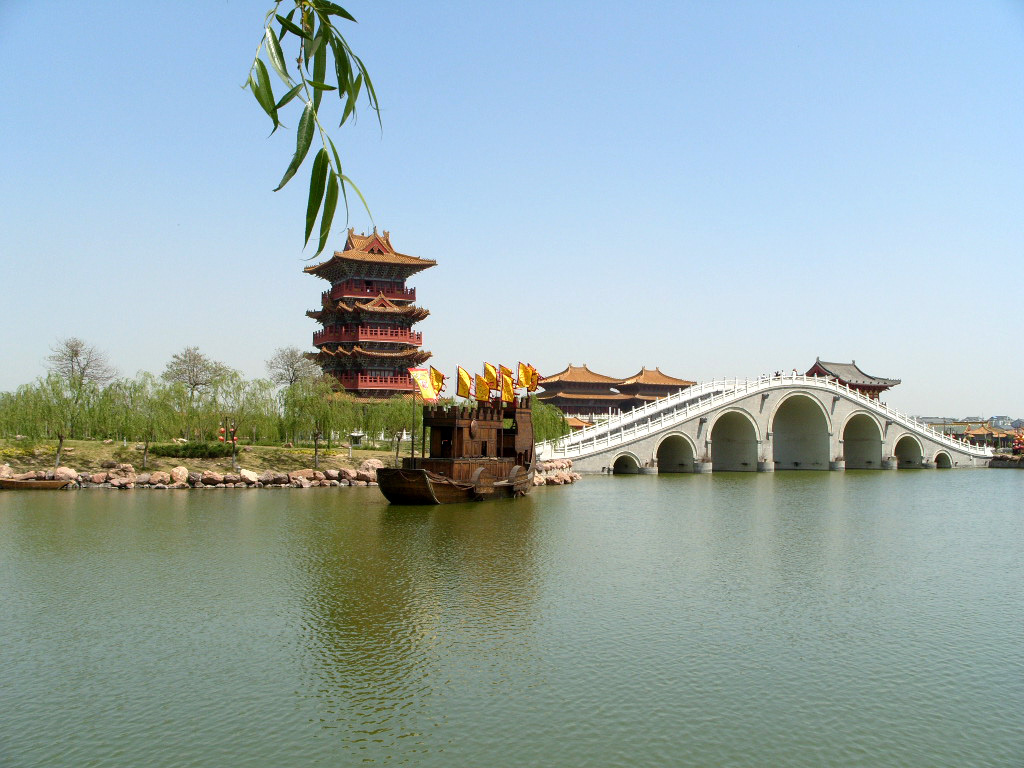
#> input picture code/myimage/1.jpg, 1024 x 768 px
$ python cutpic.py
#> lines starting #> are read from the running program, lines starting #| are printed output that depends on the picture
import numpy as np
from PIL import Image


img = Image.open("myimage/1.jpg")
#> img is the input picture: PIL image 1024x768 RGB; mean R, G, B 153.4, 171.1, 171.5
img = img.crop((0,0,400,400))
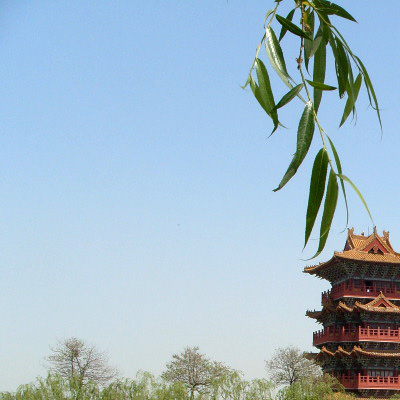
#> img: PIL image 400x400 RGB; mean R, G, B 162.2, 185.4, 200.7
img.show()

data = np.array(img)
w,h,c = data.shape
#> w = 400; h = 400; c = 3

# data = data.reshape(4,w//2,h//2,c)
data = data.reshape(2,w//2,2,h//2,c)
data = data.transpose(0,2,1,3,4)
data = data.reshape(4,w//2,h//2,c)
for i in range(4):
    img = Image.fromarray(data[i])
    img.show()
#> this loop made 4 passes
#> pass 1, `img = Image.fromarray(data[i])`:
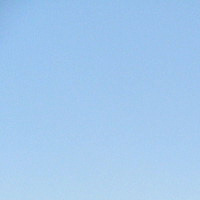
#> img: PIL image 200x200 RGB; mean R, G, B 162.7, 200.9, 238
#> pass 2, `img = Image.fromarray(data[i])`:
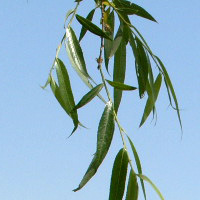
#> img: PIL image 200x200 RGB; mean R, G, B 143.3, 176.3, 194.6
#> pass 3, `img = Image.fromarray(data[i])`:
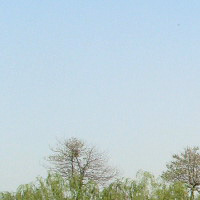
#> img: PIL image 200x200 RGB; mean R, G, B 188.6, 206.7, 213.1
#> after the loop:
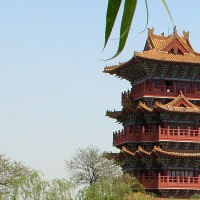
#> img: PIL image 200x200 RGB; mean R, G, B 154.4, 157.9, 157.1

$ run again, with code/myimage/2.jpg copied over code/myimage/1.jpg
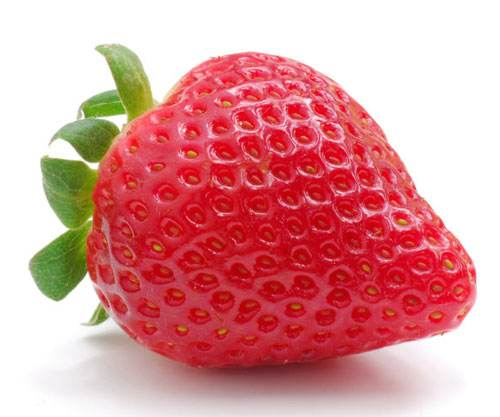
#> input picture code/myimage/2.jpg, 500 x 417 px
#> img is the input picture: PIL image 500x417 RGB; mean R, G, B 220.6, 153, 154.3
#> the loop `for i in range(4):` made 4 passes
#> pass 1, `img = Image.fromarray(data[i])`:
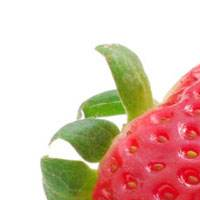
#> img: PIL image 200x200 RGB; mean R, G, B 224.4, 194, 180.9
#> after the loop `for i in range(4):`:
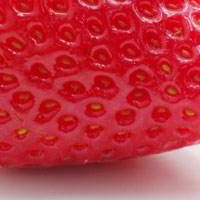
#> img: PIL image 200x200 RGB; mean R, G, B 188.8, 49.3, 61.5

$ run again, with code/myimage/3.jpg copied over code/myimage/1.jpg
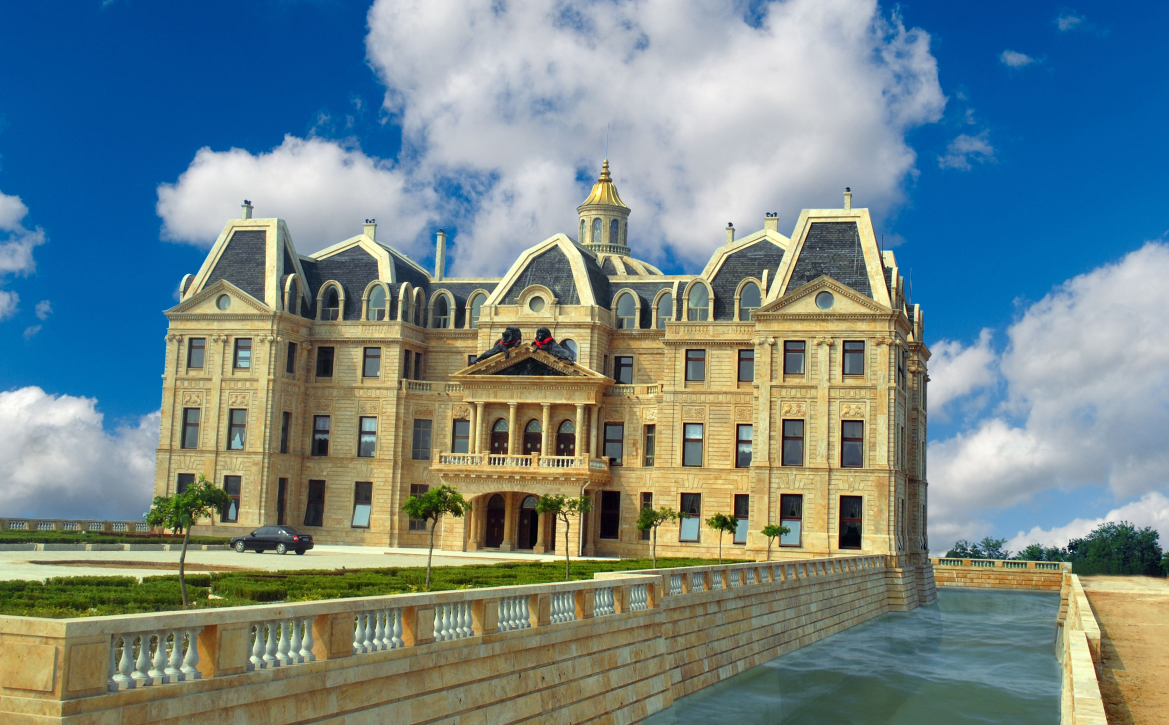
#> input picture code/myimage/3.jpg, 3507 x 2175 px (shown at 1/3 size)
#> img is the input picture: PIL image 3507x2175 RGB; mean R, G, B 116.7, 135.9, 136.6
#> `img = img.crop((0,0,400,400))`:
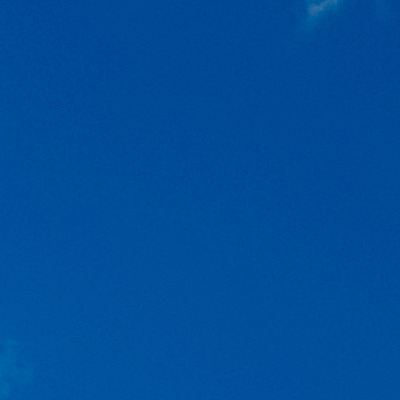
#> img: PIL image 400x400 RGB; mean R, G, B 1, 76.8, 152.7

$ run again, with code/myimage/4.jpg copied over code/myimage/1.jpg
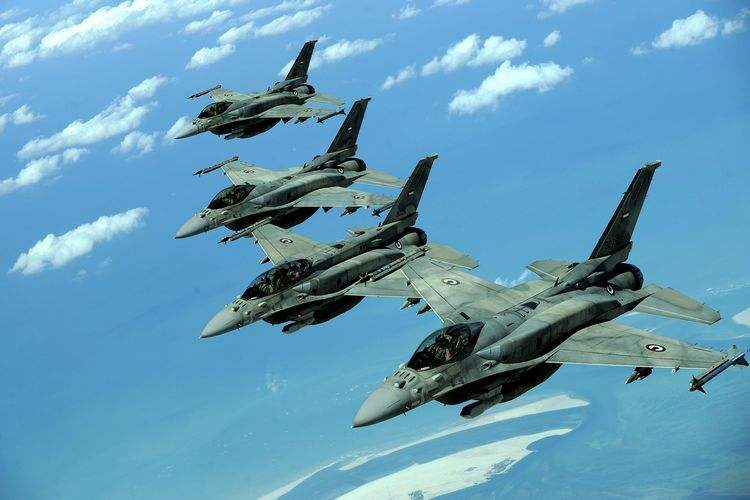
#> input picture code/myimage/4.jpg, 750 x 500 px
#> img is the input picture: PIL image 750x500 RGB; mean R, G, B 100.3, 156.8, 185.5
#> the loop `for i in range(4):` made 4 passes
#> pass 1, `img = Image.fromarray(data[i])`:
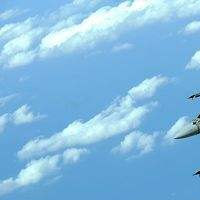
#> img: PIL image 200x200 RGB; mean R, G, B 131.5, 187.2, 224.7
#> after the loop `for i in range(4):`:
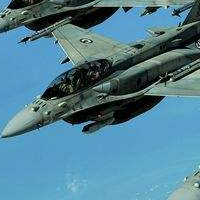
#> img: PIL image 200x200 RGB; mean R, G, B 81.6, 128.3, 146.5
